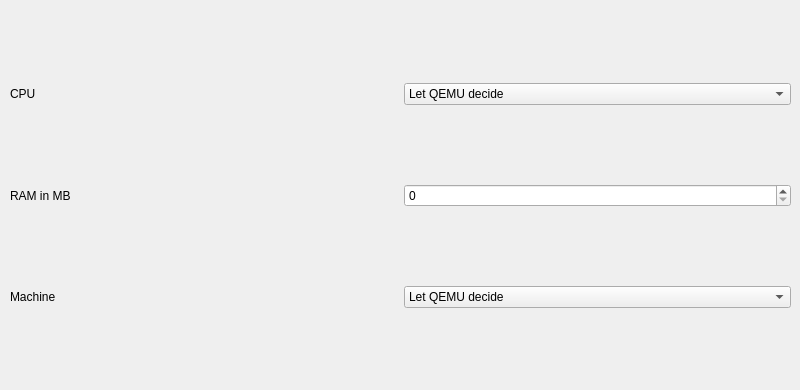
     <widget class="QWidget" name="page_4">
      <widget class="QWidget" name="gridLayoutWidget_10">
       <property name="geometry">
        <rect>
         <x>10</x>
         <y>10</y>
         <width>781</width>
         <height>371</height>
        </rect>
       </property>
       <layout class="QGridLayout" name="gridLayout_10">
        <item row="0" column="0">
         <widget class="QLabel" name="label_26">
          <property name="text">
           <string>CPU</string>
          </property>
         </widget>
        </item>
        <item row="1" column="0">
         <widget class="QLabel" name="label_27">
          <property name="text">
           <string>RAM in MB</string>
          </property>
         </widget>
        </item>
        <item row="2" column="0">
         <widget class="QLabel" name="label_28">
          <property name="text">
           <string>Machine</string>
          </property>
         </widget>
        </item>
        <item row="0" column="1">
         <widget class="QComboBox" name="comboBox_17">
          <item>
           <property name="text">
            <string>Let QEMU decide</string>
           </property>
          </item>
          <item>
           <property name="text">
            <string>cortex-a57</string>
           </property>
          </item>
          <item>
           <property name="text">
            <string>cortex-a15</string>
           </property>
          </item>
          <item>
           <property name="text">
            <string>cortex-a9</string>
           </property>
          </item>
          <item>
           <property name="text">
            <string>a64fx</string>
           </property>
          </item>
          <item>
           <property name="text">
            <string>arm1026</string>
           </property>
          </item>
          <item>
           <property name="text">
            <string>arm1136</string>
           </property>
          </item>
          <item>
           <property name="text">
            <string>arm1136-r2</string>
           </property>
          </item>
          <item>
           <property name="text">
            <string>arm1176</string>
           </property>
          </item>
          <item>
           <property name="text">
            <string>arm11mpcore</string>
           </property>
          </item>
          <item>
           <property name="text">
            <string>arm926</string>
           </property>
          </item>
          <item>
           <property name="text">
            <string>arm946</string>
           </property>
          </item>
          <item>
           <property name="text">
            <string>cortex-a7</string>
           </property>
          </item>
          <item>
           <property name="text">
            <string>cortex-a72</string>
           </property>
          </item>
          <item>
           <property name="text">
            <string>cortex-a8</string>
           </property>
          </item>
          <item>
           <property name="text">
            <string>cortex-m0</string>
           </property>
          </item>
          <item>
           <property name="text">
            <string>cortex-m3</string>
           </property>
          </item>
          <item>
           <property name="text">
            <string>cortex-m33</string>
           </property>
          </item>
          <item>
           <property name="text">
            <string>cortex-m4</string>
           </property>
          </item>
          <item>
           <property name="text">
            <string>cortex-m55</string>
           </property>
          </item>
          <item>
           <property name="text">
            <string>cortex-m7</string>
           </property>
          </item>
          <item>
           <property name="text">
            <string>cortex-r5</string>
           </property>
          </item>
          <item>
           <property name="text">
            <string>cortex-r5f</string>
           </property>
          </item>
          <item>
           <property name="text">
            <string>max</string>
           </property>
          </item>
          <item>
           <property name="text">
            <string>pxa250</string>
           </property>
          </item>
          <item>
           <property name="text">
            <string>pxa255</string>
           </property>
          </item>
          <item>
           <property name="text">
            <string>pxa260</string>
           </property>
          </item>
          <item>
           <property name="text">
            <string>pxa261</string>
           </property>
          </item>
          <item>
           <property name="text">
            <string>pxa262</string>
           </property>
          </item>
          <item>
           <property name="text">
            <string>pxa270</string>
           </property>
          </item>
          <item>
           <property name="text">
            <string>sa1100</string>
           </property>
          </item>
          <item>
           <property name="text">
            <string>sa1110</string>
           </property>
          </item>
          <item>
           <property name="text">
            <string>ti925t</string>
           </property>
          </item>
         </widget>
        </item>
        <item row="1" column="1">
         <widget class="QSpinBox" name="spinBox_5">
          <property name="maximum">
           <number>32768</number>
          </property>
         </widget>
        </item>
        <item row="2" column="1">
         <widget class="QComboBox" name="comboBox_18">
          <item>
           <property name="text">
            <string>Let QEMU decide</string>
           </property>
          </item>
          <item>
           <property name="text">
            <string>virt</string>
           </property>
          </item>
          <item>
           <property name="text">
            <string>akita</string>
           </property>
          </item>
          <item>
           <property name="text">
            <string>ast2500-evb</string>
           </property>
          </item>
          <item>
           <property name="text">
            <string>borzoi</string>
           </property>
          </item>
          <item>
           <property name="text">
            <string>canon-a1100</string>
           </property>
          </item>
          <item>
           <property name="text">
            <string>cheetah</string>
           </property>
          </item>
          <item>
           <property name="text">
            <string>collie</string>
           </property>
          </item>
          <item>
           <property name="text">
            <string>connex</string>
           </property>
          </item>
          <item>
           <property name="text">
            <string>cubieboard</string>
           </property>
          </item>
          <item>
           <property name="text">
            <string>highbank</string>
           </property>
          </item>
          <item>
           <property name="text">
            <string>imx25-pdk</string>
           </property>
          </item>
          <item>
           <property name="text">
            <string>integratorcp</string>
           </property>
          </item>
          <item>
           <property name="text">
            <string>kzm</string>
           </property>
          </item>
          <item>
           <property name="text">
            <string>lm3s6965evb</string>
           </property>
          </item>
          <item>
           <property name="text">
            <string>lm3s811evb</string>
           </property>
          </item>
          <item>
           <property name="text">
            <string>none</string>
           </property>
          </item>
          <item>
           <property name="text">
            <string>raspi2</string>
           </property>
          </item>
          <item>
           <property name="text">
            <string>musicpal</string>
           </property>
          </item>
         </widget>
        </item>
       </layout>
      </widget>
     </widget>
